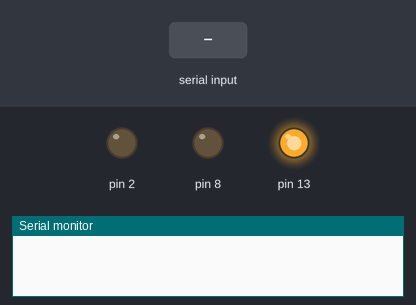
A sketch run on a simulated Arduino Uno, built with avr-gcc and run on an emulated ATmega328P. Parts: output pins drawn as LEDs (lit = HIGH), the last lines printed to the serial monitor. The inputs (shaded band) are chosen by the test bench.

Above: at 1.2 s.
1.3 s: "heavy\n" received over Serial
At 9.7 s:
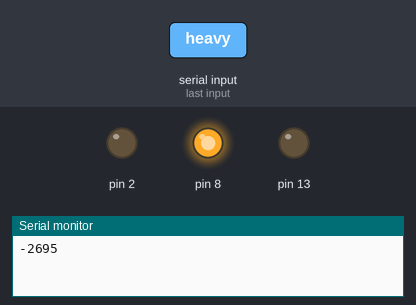
At 12.2 s:
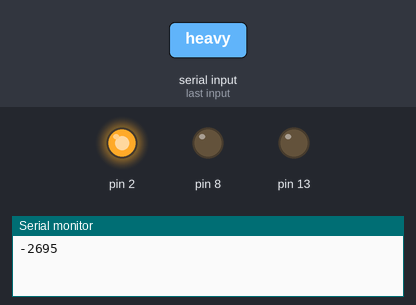
Timing chart, 0 to 12.5 s (numbered marks = the images above; inputs shaded):
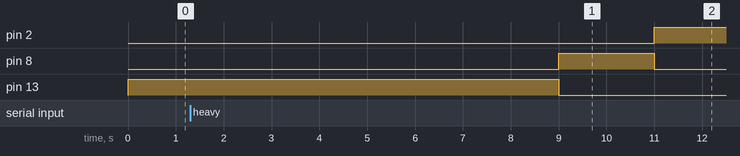

The sketch:

controller.ino
```cpp
unsigned long int prev_time;
bool extended_time;
unsigned long int additional_time;
String heavy;
void setup() {
  // put your setup code here, to run once:
  Serial.begin(9600);
  pinMode(2, OUTPUT);
  pinMode(8, OUTPUT);
  pinMode(13, OUTPUT);
  digitalWrite(13, HIGH);
  extended_time = false;
  prev_time = millis();
  additional_time = 0;
  heavy="";
}

void loop() {
//  Serial.println(digitalRead(13));
  if(Serial.available() > 0 && digitalRead(13) == HIGH && digitalRead(2) == LOW && digitalRead(8) == LOW && !extended_time) {
    heavy = Serial.readStringUntil('\n');
    if (heavy == "heavy"){
      extended_time = true;
      heavy="";
      additional_time = 4000;
      Serial.println((signed long)(millis() - additional_time - prev_time));
    }
  }
  if (digitalRead(13) == HIGH && (signed long)(millis() - additional_time - prev_time) >= 5000 ) { // 5 sec green
    digitalWrite(13, LOW); // make green turn off
    digitalWrite(2, LOW);
    digitalWrite(8, HIGH); // turn orange on
    prev_time = millis();
    extended_time = false;
    heavy="";
    additional_time = 0;
    Serial.flush();
    Serial.end();   /*end serial communication*/
    Serial.begin(9600);  /*clear serial buffer*/

  }

  if (digitalRead(8) == HIGH && (signed long)(millis()- additional_time - prev_time) >= 2000) {
       digitalWrite(8, LOW);
       digitalWrite(13, LOW);
       digitalWrite(2, HIGH);
       prev_time = millis();
       extended_time = false;
       heavy="";
       additional_time = 0;
    Serial.flush();
    Serial.end();   /*end serial communication*/
    Serial.begin(9600);  /*clear serial buffer*/

  }

    if (digitalRead(2) == HIGH && (signed long)(millis()- additional_time - prev_time) >= 5000) {
      digitalWrite(2, LOW);
      digitalWrite(8, LOW);
      digitalWrite(13, HIGH);
      prev_time = millis();
      extended_time = false;
      heavy="";
      additional_time = 0;
      Serial.flush();
      Serial.end();   /*end serial communication*/
      Serial.begin(9600);  /*clear serial buffer*/
  }


}
```
